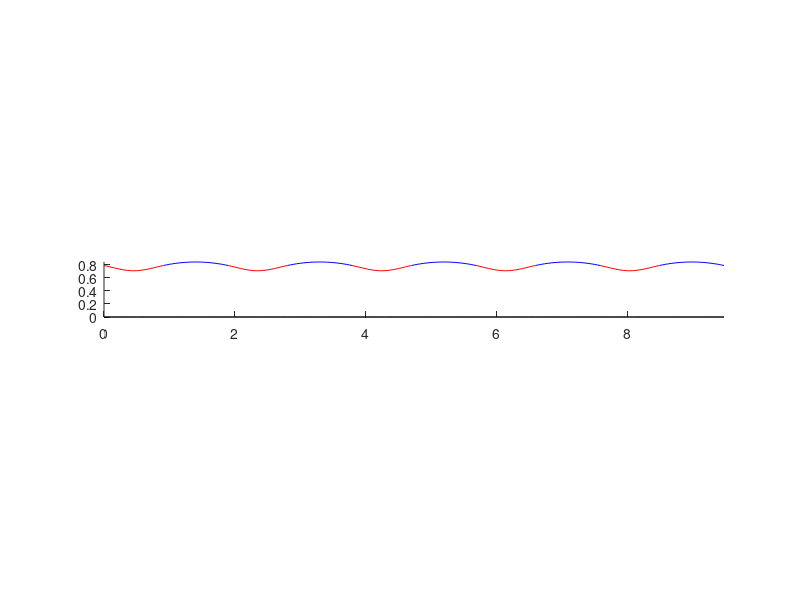

Write the MATLAB code that produced this figure.
function hop()
    g=9.8;    m=72.5748;	k=16*72*10;   L0=.91;
    N = 1000;      % Number of Samples
    tSim = 10;     % Max Sim time
    
    tdPos = [];
    tdAng = pi/6;
    
    figure(1)
    clf;
    hold on;
    global zs foots
    
    function dz = flightDynamics(t,z)
       dz = z;
       x = z(1); xdot = z(2);
       y = z(3); ydot = z(4);
       dz(1) = xdot;
       dz(2) = 0;
       
       dz(3) = ydot;
       dz(4) = -g;
    end
    function [value isterminal direction] = flightEvents(t,z)
       value = z(3)-L0*cos(tdAng);
       isterminal = 1;	direction = -1;
    end
    function dz  = stanceDynamics(t,z)
       dz = z;
       x = z(1); xdot = z(2);
       y = z(3); ydot = z(4);
       
       len = norm([x-tdPos(1) y]);
       dz(1) = xdot;
       dz(2) = 1/m * ( k * (L0 - len) * (x-tdPos(1)) / len);
       
       dz(3) = ydot;
       dz(4) = -g + 1/m * ( k * (L0 - len) * y / len);
    end
    function [value isterminal direction] = stanceEvents(t,z)
       x = z(1); xdot = z(2);
       y = z(3); ydot = z(4);
       
       len = norm([x-tdPos(1) y]);
       value = len-L0;
       isterminal = 1;	direction = +1;
    end
    function [t_out z_out foot_out tf zf en loTime] = simulatePeriod(t0,z0)
        flightOptions = odeset('Events',@flightEvents,'AbsTol',1e-9,'RelTol',1e-9);
        stanceOptions = odeset('Events',@stanceEvents,'AbsTol',1e-9,'RelTol',1e-9);    
        

        en = [];
        tspan = linspace(t0,t0+tSim,N);
        tdPos = [z0(1)+z0(3)*tan(tdAng) 0];
        %tdPos = [z0(1)+L0*sin(tdAng) z0(3)-L0*cos(tdAng)];
        
        % Simulation Stance
        [t z tf zf] = ode45(@stanceDynamics,tspan,z0,stanceOptions);
        leg = z(:,[1 3]) - ones(length(t),1)*tdPos;
        
        if nargout == 7
            loTime = tf;
        end
                    
        vel = z(:,[2 4]);
        en = m*g*z(:,3) + 1/2 * k * (sqrt(sum(leg.^2,2))-L0).^2 + 1/2*m*sum(vel.^2,2);
        foot = ones(length(z(:,1)),1)*tdPos;
        
        plot(z(:,1),z(:,3),'r');
        %plot(z(:,1),sqrt(L0^2-(z(:,1)-tdPos(1)).^2),'k--')
        
        z_out = z;
        t_out = t;
        foot_out = foot;
        
        if length(tf) == 0
            'break after stance'
            return;
        end
        
        tspan = linspace(tf,tf+tSim,N);
        [t z tf zf] = ode45(@flightDynamics,tspan,zf,flightOptions);
        foot = [z(:,1)+L0*sin(tdAng) z(:,3)-L0*cos(tdAng)];
        
        vel = z(:,[2 4]);
        en2 = m*g*z(:,3) + 1/2*m*(z(:,2).^2 + z(:,4).^2);
        en = [en ; en2];
        
        plot(z(:,1),z(:,3),'b');
        %plot([z(1,1) z(end,1)],[L0*cos(tdAng) L0*cos(tdAng)],'k--')
        
        t_out = [t_out ; t];
        z_out = [z_out ; z];
        foot_out = [ foot_out ; foot]; 
    end
    function output = periodResidual(z0)
        [t z foot tf zf] = simulatePeriod(0,z0);
        if length(tf)==0
            
            output = z0(2:4) - z(end,2:4)';
        else
            output = z0(2:4) - zf(2:4)';
        end
    end
    
    %% Initial guesses
     z0initial = [0 3.5	L0*cos(tdAng)	-0.424237]'; % Cycle (a) stable run like cycle 
    % z0initial = [0 1.5  L0*cos(tdAng) -1.8]';        % Cycle (b) Unstable high cycle 
    
    % Other Limit Cycles
    % z0initial = [0 1.5  L0*cos(tdAng) -.8]'; % unstable cycle
    % z0initial = [0 3    0.8660   0]';     %  vert unstable cycle low
    % z0initial = [0 .3  L0*cos(tdAng) -.2]'; % another stable cycle X
   
     
    %% Find Orbit
    z0 = z0initial;
    options = optimset('display','iter');
    z0 = fsolve(@periodResidual,z0initial,options)
    [t z foot tf zf] = simulatePeriod(0,z0);    
    z0orig = z0;
    
    %% Optional Distrubance
    z0 = z0+[0 0 0 0]';
    
    zf = z0;    tf = 0;
    foot0 = [z0(1)+L0*sin(tdAng) z0(3)-L0*cos(tdAng)];
    
	J = 5;         % Number of Jumps
    ts = []; zs = []; ens = [];
    
    
    figure(1); clf; hold on; axis equal
    
    %% Simulate Multiple Steps
    foots = [];
    tfs=[];
    los=[];
    for i = 1:J
        [t z foot tf zf energy lo] = simulatePeriod(tf,zf);
        tfs=[tfs tf];
        los=[los lo];
        ts = [ts ; t]; zs = [zs ; z]; foots = [foots ; foot];
        ens = [ens ; energy];
        if length(tf) == 0
            'break after sim'
            break;
        end
        %fprintf(1,'%f\t',zf);
        %fprintf(1,'\n');
    end
    
    fprintf(1,'\n');
    fprintf(1,'%f\t',z0);
    fprintf(1,'\n');
     
    %% Point Mass Trajectory
    plot(zs(:,1),0*zs(:,1),'k');
    axis([0 max(zs(:,1)) 0 max(zs(:,3))]); 
    
    %% Energy Plot    
%     figure(4)
%     title('Energy');
%     plot(ts,ens)
    
    %% Jacobian Calculation   
%     figure(2); clf;
%     Jac = zeros(4,4);
%     step = 10^-4.5;
%     ident = eye(4);
%     for i=1:1:4
%         z0 = z0orig + ident(:,i)*step;
%         [t z foot tf zf] = simulatePeriod(0,z0);
%         Jac(:,i)=(zf'-z0orig)/step;
%     end
%     Jac=Jac([2 4],[2 4])
%     [V D]=eig(Jac)
%     eigVals = eig(Jac)
%     normofEigVals = abs(eigVals)
%     
%     %% Hopping Animation
% 	figure(2); clf; hold on;
%     hOA = plot([z0(1) z0(3)],[foot0(1) foot0(2)],'r');
%     hA = plot(z0(1),z0(3),'ro');
%     hHist = plot(z0(1),z0(3),'r--');
%     axis equal;
%     axis([0 max(zs(:,1)) 0 max(zs(:,3))]); 
%     set(hA,'markerfacecolor','r');
%     for i = 1:4:length(ts)
%         set(hOA,'ydata',[zs(i,3) foots(i,2)],'xdata',[zs(i,1) foots(i,1)]);
%         set(hA,'ydata',zs(i,3),'xdata',zs(i,1));
%         set(hHist,'ydata',zs(1:i,3),'xdata',zs(1:i,1));
%         pause(.0001);
%     end
%     
%     
%     %% Code to Draw Vector Field
%     global XV YV XA YA
%     XV = [];
%     YV = [];
%     XA = [];
%     YA = [];
%     i = 1;
%     
%     stepx = .01;
%     stepy = .1;
%     num = 10;
%     for xv = (z0orig(2)-stepx) : stepx/num : (z0orig(2)+stepx)
%     %for xv = 1.45:.01:1.75
%         xv;
%        for yv = (z0orig(4)-stepy) : stepy/num : (z0orig(4)+stepy)
%        %for yv = -.2:-.05:-1.55
%             z0 = [0 ; xv ; L0*cos(tdAng) ; yv];
%             [t z foot tf zf] = simulatePeriod(0,z0);
%             if size(zf) > 0
%                 XV(i) = xv;
%                 YV(i) = yv;
%                 XA(i) = zf(2)-xv;
%                 YA(i) = zf(4)-yv;
%                 i=i+1;5
%             end
%        end
%     end
%     figure(3); clf; hold on;
%     quiver(XV,YV,XA,YA);
%     scatter(z0orig(2),z0orig(4),'r','filled')
%     xlabel('v_x');
%     ylabel('v_y');
   
Stance = los(1)
Period = tfs(1)
    
    
end